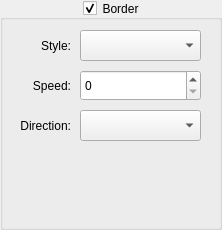
<?xml version="1.0" encoding="UTF-8"?>
<ui version="4.0">
 <class>BorderCfger</class>
 <widget class="QGroupBox" name="BorderCfger">
  <property name="geometry">
   <rect>
    <x>0</x>
    <y>0</y>
    <width>222</width>
    <height>230</height>
   </rect>
  </property>
  <property name="title">
   <string>Border</string>
  </property>
  <property name="alignment">
   <set>Qt::AlignCenter</set>
  </property>
  <property name="flat">
   <bool>true</bool>
  </property>
  <property name="checkable">
   <bool>true</bool>
  </property>
  <property name="checked">
   <bool>true</bool>
  </property>
  <widget class="QLabel" name="labelStyle">
   <property name="geometry">
    <rect>
     <x>10</x>
     <y>30</y>
     <width>61</width>
     <height>31</height>
    </rect>
   </property>
   <property name="text">
    <string>Style:</string>
   </property>
   <property name="alignment">
    <set>Qt::AlignRight|Qt::AlignTrailing|Qt::AlignVCenter</set>
   </property>
  </widget>
  <widget class="QComboBox" name="comboBoxStyle">
   <property name="geometry">
    <rect>
     <x>80</x>
     <y>30</y>
     <width>121</width>
     <height>31</height>
    </rect>
   </property>
   <property name="iconSize">
    <size>
     <width>64</width>
     <height>8</height>
    </size>
   </property>
  </widget>
  <widget class="QLabel" name="labelSpeed">
   <property name="geometry">
    <rect>
     <x>10</x>
     <y>110</y>
     <width>61</width>
     <height>31</height>
    </rect>
   </property>
   <property name="text">
    <string>Direction:</string>
   </property>
   <property name="alignment">
    <set>Qt::AlignRight|Qt::AlignTrailing|Qt::AlignVCenter</set>
   </property>
  </widget>
  <widget class="QComboBox" name="comboBoxDirection">
   <property name="geometry">
    <rect>
     <x>80</x>
     <y>110</y>
     <width>121</width>
     <height>31</height>
    </rect>
   </property>
  </widget>
  <widget class="QLabel" name="labelDirection">
   <property name="geometry">
    <rect>
     <x>10</x>
     <y>70</y>
     <width>61</width>
     <height>31</height>
    </rect>
   </property>
   <property name="text">
    <string>Speed:</string>
   </property>
   <property name="alignment">
    <set>Qt::AlignRight|Qt::AlignTrailing|Qt::AlignVCenter</set>
   </property>
  </widget>
  <widget class="QSpinBox" name="spinBoxSpeed">
   <property name="geometry">
    <rect>
     <x>80</x>
     <y>70</y>
     <width>121</width>
     <height>31</height>
    </rect>
   </property>
   <property name="maximum">
    <number>20</number>
   </property>
  </widget>
 </widget>
 <resources/>
 <connections/>
</ui>
